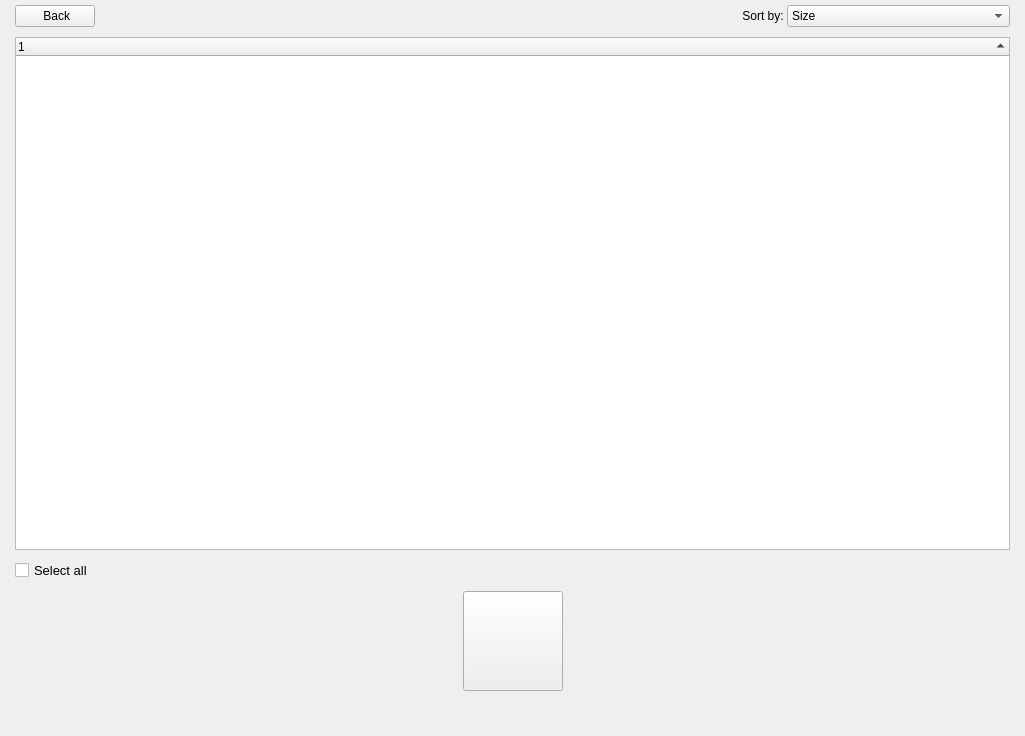
<?xml version="1.0" encoding="UTF-8"?>
<ui version="4.0">
 <class>SystemCleanerPage</class>
 <widget class="QWidget" name="SystemCleanerPage">
  <property name="geometry">
   <rect>
    <x>0</x>
    <y>0</y>
    <width>1025</width>
    <height>736</height>
   </rect>
  </property>
  <property name="windowTitle">
   <string>System Cleaner</string>
  </property>
  <layout class="QVBoxLayout" name="verticalLayout">
   <property name="spacing">
    <number>0</number>
   </property>
   <property name="leftMargin">
    <number>15</number>
   </property>
   <property name="topMargin">
    <number>0</number>
   </property>
   <property name="rightMargin">
    <number>15</number>
   </property>
   <property name="bottomMargin">
    <number>15</number>
   </property>
   <item>
    <widget class="QStackedWidget" name="stackedWidget">
     <property name="accessibleName">
      <string notr="true"/>
     </property>
     <property name="styleSheet">
      <string notr="true"/>
     </property>
     <property name="currentIndex">
      <number>1</number>
     </property>
     <widget class="QWidget" name="cleanerCategories">
      <layout class="QGridLayout" name="gridLayout_3">
       <property name="leftMargin">
        <number>0</number>
       </property>
       <property name="topMargin">
        <number>0</number>
       </property>
       <property name="rightMargin">
        <number>0</number>
       </property>
       <property name="bottomMargin">
        <number>0</number>
       </property>
       <property name="horizontalSpacing">
        <number>40</number>
       </property>
       <property name="verticalSpacing">
        <number>20</number>
       </property>
       <item row="3" column="3" alignment="Qt::AlignHCenter">
        <widget class="QLabel" name="lblCrashReports">
         <property name="text">
          <string>Crash Reports</string>
         </property>
         <property name="alignment">
          <set>Qt::AlignCenter</set>
         </property>
         <property name="wordWrap">
          <bool>true</bool>
         </property>
        </widget>
       </item>
       <item row="2" column="3" alignment="Qt::AlignHCenter|Qt::AlignTop">
        <widget class="QLabel" name="lblCrashReportsImg">
         <property name="minimumSize">
          <size>
           <width>90</width>
           <height>90</height>
          </size>
         </property>
         <property name="maximumSize">
          <size>
           <width>90</width>
           <height>90</height>
          </size>
         </property>
         <property name="text">
          <string/>
         </property>
         <property name="pixmap">
          <pixmap resource="../../static.qrc">:/static/themes/default/img/c_crash.png</pixmap>
         </property>
         <property name="scaledContents">
          <bool>false</bool>
         </property>
         <property name="alignment">
          <set>Qt::AlignCenter</set>
         </property>
        </widget>
       </item>
       <item row="4" column="5" alignment="Qt::AlignHCenter|Qt::AlignTop">
        <widget class="QCheckBox" name="checkAppCache">
         <property name="sizePolicy">
          <sizepolicy hsizetype="Expanding" vsizetype="Expanding">
           <horstretch>0</horstretch>
           <verstretch>0</verstretch>
          </sizepolicy>
         </property>
         <property name="cursor">
          <cursorShape>PointingHandCursor</cursorShape>
         </property>
         <property name="focusPolicy">
          <enum>Qt::NoFocus</enum>
         </property>
         <property name="accessibleName">
          <string notr="true">circle</string>
         </property>
         <property name="text">
          <string/>
         </property>
        </widget>
       </item>
       <item row="11" column="2" colspan="5">
        <spacer name="verticalSpacer_4">
         <property name="orientation">
          <enum>Qt::Vertical</enum>
         </property>
         <property name="sizeHint" stdset="0">
          <size>
           <width>20</width>
           <height>0</height>
          </size>
         </property>
        </spacer>
       </item>
       <item row="2" column="1">
        <spacer name="horizontalSpacer_2">
         <property name="orientation">
          <enum>Qt::Horizontal</enum>
         </property>
         <property name="sizeHint" stdset="0">
          <size>
           <width>40</width>
           <height>20</height>
          </size>
         </property>
        </spacer>
       </item>
       <item row="2" column="5" alignment="Qt::AlignHCenter">
        <widget class="QLabel" name="lblAppCacheImg">
         <property name="minimumSize">
          <size>
           <width>90</width>
           <height>90</height>
          </size>
         </property>
         <property name="maximumSize">
          <size>
           <width>90</width>
           <height>90</height>
          </size>
         </property>
         <property name="text">
          <string/>
         </property>
         <property name="pixmap">
          <pixmap resource="../../static.qrc">:/static/themes/default/img/c_cache.png</pixmap>
         </property>
         <property name="alignment">
          <set>Qt::AlignCenter</set>
         </property>
        </widget>
       </item>
       <item row="3" column="4" alignment="Qt::AlignHCenter">
        <widget class="QLabel" name="lblAppLog">
         <property name="text">
          <string>Application Logs</string>
         </property>
         <property name="alignment">
          <set>Qt::AlignCenter</set>
         </property>
         <property name="wordWrap">
          <bool>true</bool>
         </property>
        </widget>
       </item>
       <item row="2" column="6" alignment="Qt::AlignHCenter">
        <widget class="QLabel" name="lblTrashImg">
         <property name="minimumSize">
          <size>
           <width>90</width>
           <height>90</height>
          </size>
         </property>
         <property name="maximumSize">
          <size>
           <width>90</width>
           <height>90</height>
          </size>
         </property>
         <property name="text">
          <string/>
         </property>
         <property name="pixmap">
          <pixmap resource="../../static.qrc">:/static/themes/default/img/c_trash.png</pixmap>
         </property>
         <property name="alignment">
          <set>Qt::AlignCenter</set>
         </property>
        </widget>
       </item>
       <item row="3" column="5" alignment="Qt::AlignHCenter">
        <widget class="QLabel" name="lblAppCache">
         <property name="text">
          <string>Application Caches</string>
         </property>
         <property name="alignment">
          <set>Qt::AlignCenter</set>
         </property>
         <property name="wordWrap">
          <bool>true</bool>
         </property>
        </widget>
       </item>
       <item row="2" column="2" alignment="Qt::AlignHCenter">
        <widget class="QLabel" name="lblPackageCacheImg">
         <property name="minimumSize">
          <size>
           <width>90</width>
           <height>90</height>
          </size>
         </property>
         <property name="maximumSize">
          <size>
           <width>90</width>
           <height>90</height>
          </size>
         </property>
         <property name="textFormat">
          <enum>Qt::AutoText</enum>
         </property>
         <property name="pixmap">
          <pixmap resource="../../static.qrc">:/static/themes/default/img/c_package.png</pixmap>
         </property>
         <property name="scaledContents">
          <bool>false</bool>
         </property>
         <property name="alignment">
          <set>Qt::AlignCenter</set>
         </property>
        </widget>
       </item>
       <item row="4" column="6" alignment="Qt::AlignHCenter|Qt::AlignTop">
        <widget class="QCheckBox" name="checkTrash">
         <property name="sizePolicy">
          <sizepolicy hsizetype="Expanding" vsizetype="Expanding">
           <horstretch>0</horstretch>
           <verstretch>0</verstretch>
          </sizepolicy>
         </property>
         <property name="cursor">
          <cursorShape>PointingHandCursor</cursorShape>
         </property>
         <property name="focusPolicy">
          <enum>Qt::NoFocus</enum>
         </property>
         <property name="accessibleName">
          <string notr="true">circle</string>
         </property>
         <property name="text">
          <string/>
         </property>
        </widget>
       </item>
       <item row="4" column="3" alignment="Qt::AlignHCenter|Qt::AlignTop">
        <widget class="QCheckBox" name="checkCrashReports">
         <property name="sizePolicy">
          <sizepolicy hsizetype="Expanding" vsizetype="Expanding">
           <horstretch>0</horstretch>
           <verstretch>0</verstretch>
          </sizepolicy>
         </property>
         <property name="cursor">
          <cursorShape>PointingHandCursor</cursorShape>
         </property>
         <property name="focusPolicy">
          <enum>Qt::NoFocus</enum>
         </property>
         <property name="accessibleName">
          <string notr="true">circle</string>
         </property>
         <property name="text">
          <string/>
         </property>
        </widget>
       </item>
       <item row="7" column="4" alignment="Qt::AlignHCenter">
        <widget class="QPushButton" name="btnScan">
         <property name="minimumSize">
          <size>
           <width>100</width>
           <height>100</height>
          </size>
         </property>
         <property name="cursor">
          <cursorShape>PointingHandCursor</cursorShape>
         </property>
         <property name="focusPolicy">
          <enum>Qt::NoFocus</enum>
         </property>
         <property name="text">
          <string/>
         </property>
         <property name="iconSize">
          <size>
           <width>100</width>
           <height>100</height>
          </size>
         </property>
        </widget>
       </item>
       <item row="6" column="4">
        <spacer name="verticalSpacer_5">
         <property name="orientation">
          <enum>Qt::Vertical</enum>
         </property>
         <property name="sizeType">
          <enum>QSizePolicy::Fixed</enum>
         </property>
         <property name="sizeHint" stdset="0">
          <size>
           <width>20</width>
           <height>30</height>
          </size>
         </property>
        </spacer>
       </item>
       <item row="4" column="2" alignment="Qt::AlignHCenter|Qt::AlignTop">
        <widget class="QCheckBox" name="checkPackageCache">
         <property name="sizePolicy">
          <sizepolicy hsizetype="Expanding" vsizetype="Expanding">
           <horstretch>0</horstretch>
           <verstretch>0</verstretch>
          </sizepolicy>
         </property>
         <property name="cursor">
          <cursorShape>PointingHandCursor</cursorShape>
         </property>
         <property name="focusPolicy">
          <enum>Qt::NoFocus</enum>
         </property>
         <property name="accessibleName">
          <string notr="true">circle</string>
         </property>
         <property name="text">
          <string/>
         </property>
        </widget>
       </item>
       <item row="3" column="6" alignment="Qt::AlignHCenter">
        <widget class="QLabel" name="lblTrash">
         <property name="text">
          <string>Trash</string>
         </property>
         <property name="alignment">
          <set>Qt::AlignCenter</set>
         </property>
         <property name="wordWrap">
          <bool>true</bool>
         </property>
        </widget>
       </item>
       <item row="2" column="4" alignment="Qt::AlignHCenter|Qt::AlignTop">
        <widget class="QLabel" name="lblLogImage">
         <property name="minimumSize">
          <size>
           <width>90</width>
           <height>90</height>
          </size>
         </property>
         <property name="maximumSize">
          <size>
           <width>90</width>
           <height>90</height>
          </size>
         </property>
         <property name="text">
          <string/>
         </property>
         <property name="pixmap">
          <pixmap resource="../../static.qrc">:/static/themes/default/img/c_logs.png</pixmap>
         </property>
         <property name="alignment">
          <set>Qt::AlignCenter</set>
         </property>
        </widget>
       </item>
       <item row="3" column="2" alignment="Qt::AlignHCenter">
        <widget class="QLabel" name="lblPackageCache">
         <property name="text">
          <string>Package Caches</string>
         </property>
         <property name="alignment">
          <set>Qt::AlignCenter</set>
         </property>
         <property name="wordWrap">
          <bool>true</bool>
         </property>
        </widget>
       </item>
       <item row="4" column="4" alignment="Qt::AlignHCenter|Qt::AlignTop">
        <widget class="QCheckBox" name="checkAppLog">
         <property name="sizePolicy">
          <sizepolicy hsizetype="Expanding" vsizetype="Expanding">
           <horstretch>0</horstretch>
           <verstretch>0</verstretch>
          </sizepolicy>
         </property>
         <property name="cursor">
          <cursorShape>PointingHandCursor</cursorShape>
         </property>
         <property name="focusPolicy">
          <enum>Qt::NoFocus</enum>
         </property>
         <property name="accessibleName">
          <string notr="true">circle</string>
         </property>
         <property name="text">
          <string/>
         </property>
        </widget>
       </item>
       <item row="2" column="8">
        <spacer name="horizontalSpacer_3">
         <property name="orientation">
          <enum>Qt::Horizontal</enum>
         </property>
         <property name="sizeHint" stdset="0">
          <size>
           <width>40</width>
           <height>20</height>
          </size>
         </property>
        </spacer>
       </item>
       <item row="0" column="4">
        <spacer name="verticalSpacer">
         <property name="orientation">
          <enum>Qt::Vertical</enum>
         </property>
         <property name="sizeHint" stdset="0">
          <size>
           <width>20</width>
           <height>100</height>
          </size>
         </property>
        </spacer>
       </item>
       <item row="9" column="4" alignment="Qt::AlignHCenter">
        <widget class="QLabel" name="lblLoadingScanner">
         <property name="minimumSize">
          <size>
           <width>100</width>
           <height>100</height>
          </size>
         </property>
         <property name="text">
          <string/>
         </property>
        </widget>
       </item>
       <item row="10" column="4" alignment="Qt::AlignHCenter|Qt::AlignTop">
        <widget class="QCheckBox" name="checkSelectAllSystemScan">
         <property name="sizePolicy">
          <sizepolicy hsizetype="Expanding" vsizetype="Expanding">
           <horstretch>0</horstretch>
           <verstretch>0</verstretch>
          </sizepolicy>
         </property>
         <property name="cursor">
          <cursorShape>PointingHandCursor</cursorShape>
         </property>
         <property name="focusPolicy">
          <enum>Qt::NoFocus</enum>
         </property>
         <property name="accessibleName">
          <string notr="true">circle</string>
         </property>
         <property name="text">
          <string>Select all</string>
         </property>
         <property name="iconSize">
          <size>
           <width>30</width>
           <height>30</height>
          </size>
         </property>
        </widget>
       </item>
      </layout>
     </widget>
     <widget class="QWidget" name="cleanerPage">
      <layout class="QVBoxLayout" name="verticalLayout_2">
       <property name="spacing">
        <number>0</number>
       </property>
       <property name="leftMargin">
        <number>0</number>
       </property>
       <property name="topMargin">
        <number>5</number>
       </property>
       <property name="rightMargin">
        <number>0</number>
       </property>
       <property name="bottomMargin">
        <number>0</number>
       </property>
       <item>
        <widget class="QWidget" name="widgetCleaner" native="true">
         <layout class="QGridLayout" name="gridLayout">
          <property name="leftMargin">
           <number>0</number>
          </property>
          <property name="topMargin">
           <number>0</number>
          </property>
          <property name="rightMargin">
           <number>0</number>
          </property>
          <property name="bottomMargin">
           <number>0</number>
          </property>
          <property name="horizontalSpacing">
           <number>0</number>
          </property>
          <property name="verticalSpacing">
           <number>10</number>
          </property>
          <item row="0" column="1" alignment="Qt::AlignHCenter">
           <widget class="QLabel" name="lblRemovedTotalSize">
            <property name="minimumSize">
             <size>
              <width>20</width>
              <height>0</height>
             </size>
            </property>
            <property name="styleSheet">
             <string notr="true"/>
            </property>
            <property name="text">
             <string/>
            </property>
           </widget>
          </item>
          <item row="6" column="1">
           <widget class="QLabel" name="lblLoadingCleaner">
            <property name="minimumSize">
             <size>
              <width>100</width>
              <height>20</height>
             </size>
            </property>
            <property name="maximumSize">
             <size>
              <width>16777215</width>
              <height>20</height>
             </size>
            </property>
            <property name="accessibleName">
             <string>circle</string>
            </property>
            <property name="text">
             <string/>
            </property>
           </widget>
          </item>
          <item row="5" column="1">
           <widget class="QPushButton" name="btnClean">
            <property name="sizePolicy">
             <sizepolicy hsizetype="Fixed" vsizetype="Fixed">
              <horstretch>0</horstretch>
              <verstretch>0</verstretch>
             </sizepolicy>
            </property>
            <property name="minimumSize">
             <size>
              <width>100</width>
              <height>100</height>
             </size>
            </property>
            <property name="maximumSize">
             <size>
              <width>100</width>
              <height>100</height>
             </size>
            </property>
            <property name="cursor">
             <cursorShape>PointingHandCursor</cursorShape>
            </property>
            <property name="focusPolicy">
             <enum>Qt::NoFocus</enum>
            </property>
            <property name="styleSheet">
             <string notr="true"/>
            </property>
            <property name="text">
             <string/>
            </property>
           </widget>
          </item>
          <item row="4" column="0">
           <widget class="QCheckBox" name="checkSelectAll">
            <property name="maximumSize">
             <size>
              <width>16777215</width>
              <height>16777215</height>
             </size>
            </property>
            <property name="font">
             <font>
              <pointsize>10</pointsize>
             </font>
            </property>
            <property name="cursor">
             <cursorShape>PointingHandCursor</cursorShape>
            </property>
            <property name="focusPolicy">
             <enum>Qt::NoFocus</enum>
            </property>
            <property name="accessibleName">
             <string>circle</string>
            </property>
            <property name="text">
             <string>Select all</string>
            </property>
           </widget>
          </item>
          <item row="0" column="0" alignment="Qt::AlignLeft">
           <widget class="QPushButton" name="btnBackToCategories">
            <property name="cursor">
             <cursorShape>PointingHandCursor</cursorShape>
            </property>
            <property name="focusPolicy">
             <enum>Qt::NoFocus</enum>
            </property>
            <property name="text">
             <string> Back</string>
            </property>
            <property name="icon">
             <iconset resource="../../static.qrc">
              <normaloff>:/static/themes/default/img/back.png</normaloff>:/static/themes/default/img/back.png</iconset>
            </property>
            <property name="iconSize">
             <size>
              <width>20</width>
              <height>20</height>
             </size>
            </property>
           </widget>
          </item>
          <item row="5" column="0">
           <spacer name="horizontalSpacer_4">
            <property name="orientation">
             <enum>Qt::Horizontal</enum>
            </property>
            <property name="sizeHint" stdset="0">
             <size>
              <width>40</width>
              <height>20</height>
             </size>
            </property>
           </spacer>
          </item>
          <item row="4" column="3">
           <widget class="QLabel" name="lblTotalBytes">
            <property name="sizePolicy">
             <sizepolicy hsizetype="Preferred" vsizetype="Fixed">
              <horstretch>0</horstretch>
              <verstretch>0</verstretch>
             </sizepolicy>
            </property>
            <property name="text">
             <string/>
            </property>
            <property name="alignment">
             <set>Qt::AlignRight|Qt::AlignTrailing|Qt::AlignVCenter</set>
            </property>
           </widget>
          </item>
          <item row="5" column="3">
           <spacer name="horizontalSpacer_5">
            <property name="orientation">
             <enum>Qt::Horizontal</enum>
            </property>
            <property name="sizeHint" stdset="0">
             <size>
              <width>40</width>
              <height>20</height>
             </size>
            </property>
           </spacer>
          </item>
          <item row="1" column="0" rowspan="2" colspan="4">
           <widget class="QTreeWidget" name="treeWidgetScanResult">
            <property name="font">
             <font>
              <stylestrategy>PreferAntialias</stylestrategy>
             </font>
            </property>
            <property name="cursor" stdset="0">
             <cursorShape>ArrowCursor</cursorShape>
            </property>
            <property name="focusPolicy">
             <enum>Qt::NoFocus</enum>
            </property>
            <property name="styleSheet">
             <string notr="true"/>
            </property>
            <property name="editTriggers">
             <set>QAbstractItemView::NoEditTriggers</set>
            </property>
            <property name="selectionMode">
             <enum>QAbstractItemView::NoSelection</enum>
            </property>
            <property name="textElideMode">
             <enum>Qt::ElideMiddle</enum>
            </property>
            <property name="horizontalScrollMode">
             <enum>QAbstractItemView::ScrollPerItem</enum>
            </property>
            <property name="sortingEnabled">
             <bool>true</bool>
            </property>
            <property name="animated">
             <bool>true</bool>
            </property>
            <attribute name="headerVisible">
             <bool>true</bool>
            </attribute>
            <attribute name="headerShowSortIndicator" stdset="0">
             <bool>true</bool>
            </attribute>
            <column>
             <property name="text">
              <string notr="true">1</string>
             </property>
            </column>
           </widget>
          </item>
          <item row="0" column="3">
           <layout class="QHBoxLayout" name="horizontalLayout">
            <item>
             <widget class="QLabel" name="lblSortBy">
              <property name="text">
               <string>Sort by: </string>
              </property>
              <property name="alignment">
               <set>Qt::AlignRight|Qt::AlignTrailing|Qt::AlignVCenter</set>
              </property>
             </widget>
            </item>
            <item>
             <widget class="QComboBox" name="cbSortBy">
              <property name="currentIndex">
               <number>3</number>
              </property>
              <item>
               <property name="text">
                <string>Name</string>
               </property>
               <property name="icon">
                <iconset resource="../../static.qrc">
                 <normaloff>:/static/themes/default/img/asc.png</normaloff>:/static/themes/default/img/asc.png</iconset>
               </property>
              </item>
              <item>
               <property name="text">
                <string>Name</string>
               </property>
               <property name="icon">
                <iconset resource="../../static.qrc">
                 <normaloff>:/static/themes/default/img/dsc.png</normaloff>:/static/themes/default/img/dsc.png</iconset>
               </property>
              </item>
              <item>
               <property name="text">
                <string>Size</string>
               </property>
               <property name="icon">
                <iconset resource="../../static.qrc">
                 <normaloff>:/static/themes/default/img/asc.png</normaloff>:/static/themes/default/img/asc.png</iconset>
               </property>
              </item>
              <item>
               <property name="text">
                <string>Size</string>
               </property>
               <property name="icon">
                <iconset resource="../../static.qrc">
                 <normaloff>:/static/themes/default/img/dsc.png</normaloff>:/static/themes/default/img/dsc.png</iconset>
               </property>
              </item>
             </widget>
            </item>
           </layout>
          </item>
         </layout>
        </widget>
       </item>
      </layout>
     </widget>
    </widget>
   </item>
  </layout>
 </widget>
 <resources>
  <include location="../../static.qrc"/>
 </resources>
 <connections/>
</ui>
